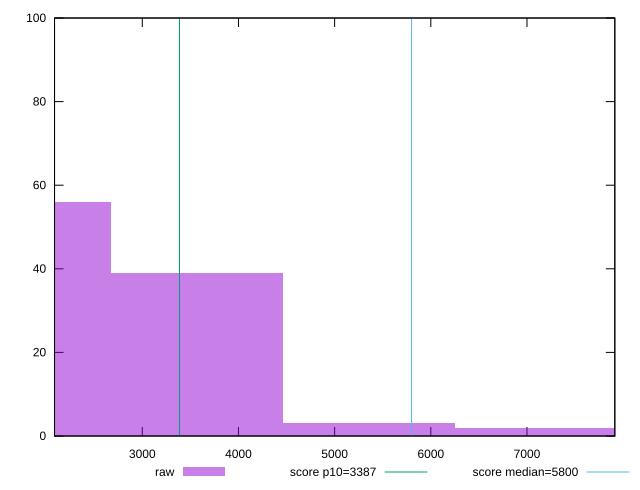

gnuplot code for this plot:
reset

$raw <<EOF
7141.533755903883 2
3570.7668779519413 39
1785.3834389759706 56
5356.150316927912 3
EOF

set key outside below
set boxwidth 1785.3834389759706
set xrange [2087.5954999999994:7913.276980016753]
set yrange [0:100]
set trange [0:100]
set style fill transparent solid 0.5 noborder

set parametric
set terminal svg size 640, 490 enhanced background rgb 'white'
set output "report_00013_2021-02-09T12-04-24.940Z/speed-index/samples/pages+cached+noadtech/raw/histogram.svg"

plot $raw title "raw" with boxes, \
     3387,t title "score p10=3387", \
     5800,t title "score median=5800"

reset
